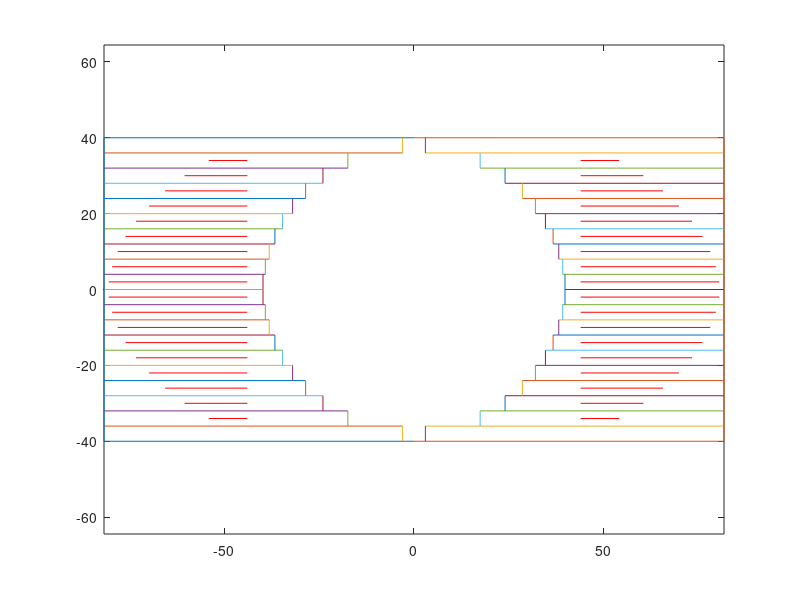

Recreate this plot in MATLAB.
clear
Lh=78.7147+3;
h=70;
yuliu=3;
w=40/10;
zcwz=78.7147*(1-0.52);
y=(-40+w):w:-w;
x=-sqrt(40^2-y.^2);
x=[-yuliu,x];                                                                                                                                                                                                                                                                                                                                                                                                                                                                                                                                   
l=x-(-Lh);
k=Lh-yuliu-zcwz;
yo=-k*h/(Lh-yuliu);
xo=-sqrt(k^2-yo^2)+x(1);
d=sqrt((xo-x).^2+yo^2);
xx1=(xo-x).*(l-d)./d+xo;
yy1=yo.*(l-d)./d+yo;
kaikou1=-Lh+(l-d);
kaikou2=(zcwz-Lh)*ones(size(kaikou1));
mutiao=abs(-Lh-x);
kaikoucd=kaikou2-kaikou1;
shuju=[mutiao;kaikou1;kaikou2;kaikoucd;xx1;xo*ones(size(xx1))];
plot([0,-Lh],[-40,-40]);
hold on
for i=1:10
    plot([x(i),-Lh],[-40+w*i,-40+w*i]);hold on;
    plot([x(i),x(i)],[-40+w*i,-40+w*(i-1)]);hold on
end
plot([0,-Lh],[40,40]);
hold on
for i=1:10
    plot([x(i),-Lh],[40-w*i,40-w*i]);hold on;
    plot([x(i),x(i)],[40-w*i,40-w*(i-1)]);hold on;
end
plot([-Lh,-Lh],[-40,40]),hold on;
%===========================================
x=-x;
plot([0,Lh],[-40,-40]);
hold on
for i=1:10
    plot([x(i),Lh],[-40+w*i,-40+w*i]);hold on;
    plot([x(i),x(i)],[-40+w*i,-40+w*(i-1)]);hold on
end
plot([0,Lh],[40,40]);
hold on
for i=1:10
    plot([x(i),Lh],[40-w*i,40-w*i]);hold on;
    plot([x(i),x(i)],[40-w*i,40-w*(i-1)]);hold on;
end
plot([Lh,Lh],[-40,40]),hold on;
axis equal

for i=1:10
    plot([kaikou1(i),kaikou2(i)],[-40-w/2+w*i,-40-w/2+w*i],'r');hold on;
end

for i=1:10
    plot([kaikou1(i),kaikou2(i)],[40+w/2-w*i,40+w/2-w*i],'r');hold on;
end
kaikou1=-kaikou1;
kaikou2=-kaikou2;
for i=1:10
    plot([kaikou1(i),kaikou2(i)],[-40-w/2+w*i,-40-w/2+w*i],'r');hold on;
end

for i=1:10
    plot([kaikou1(i),kaikou2(i)],[40+w/2-w*i,40+w/2-w*i],'r');hold on;
end


